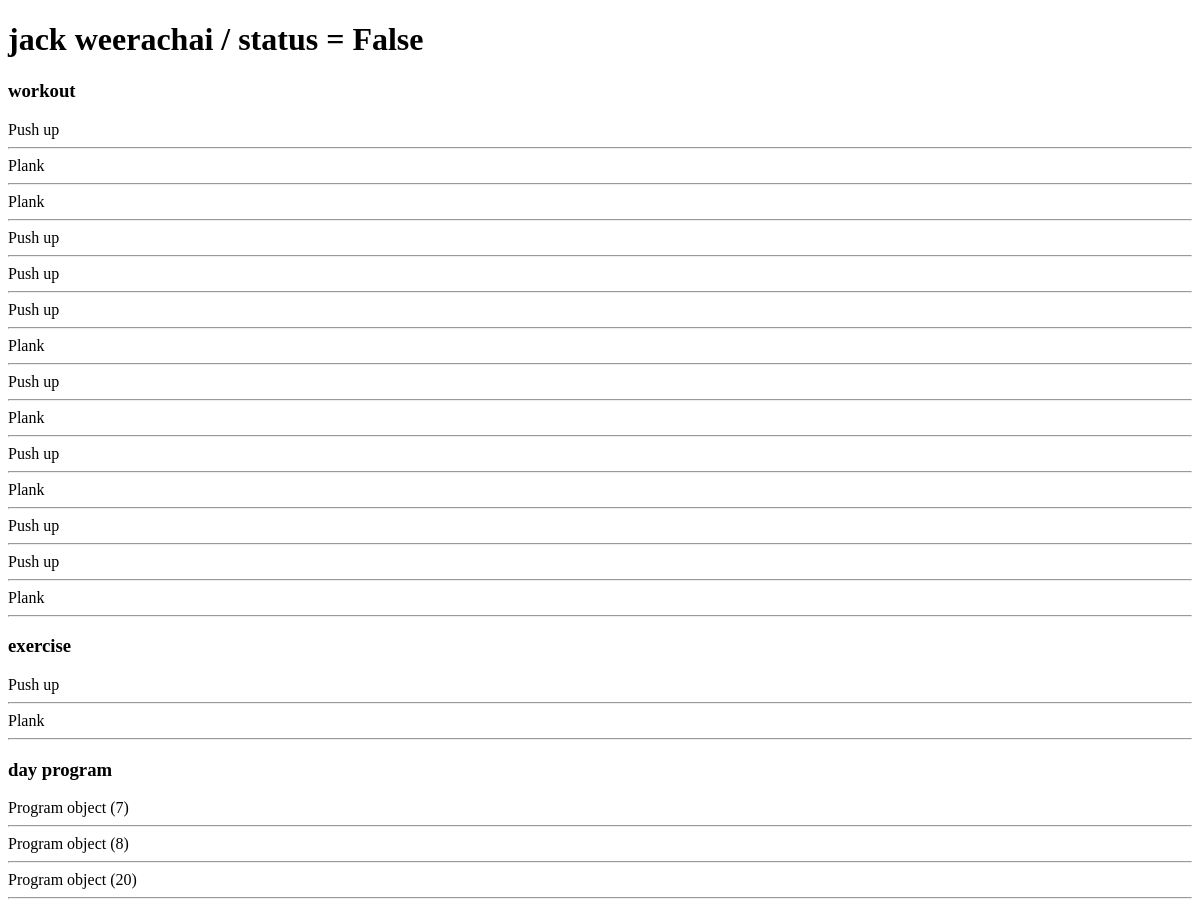
Before: /tracking/ (signed in) with the older database file.
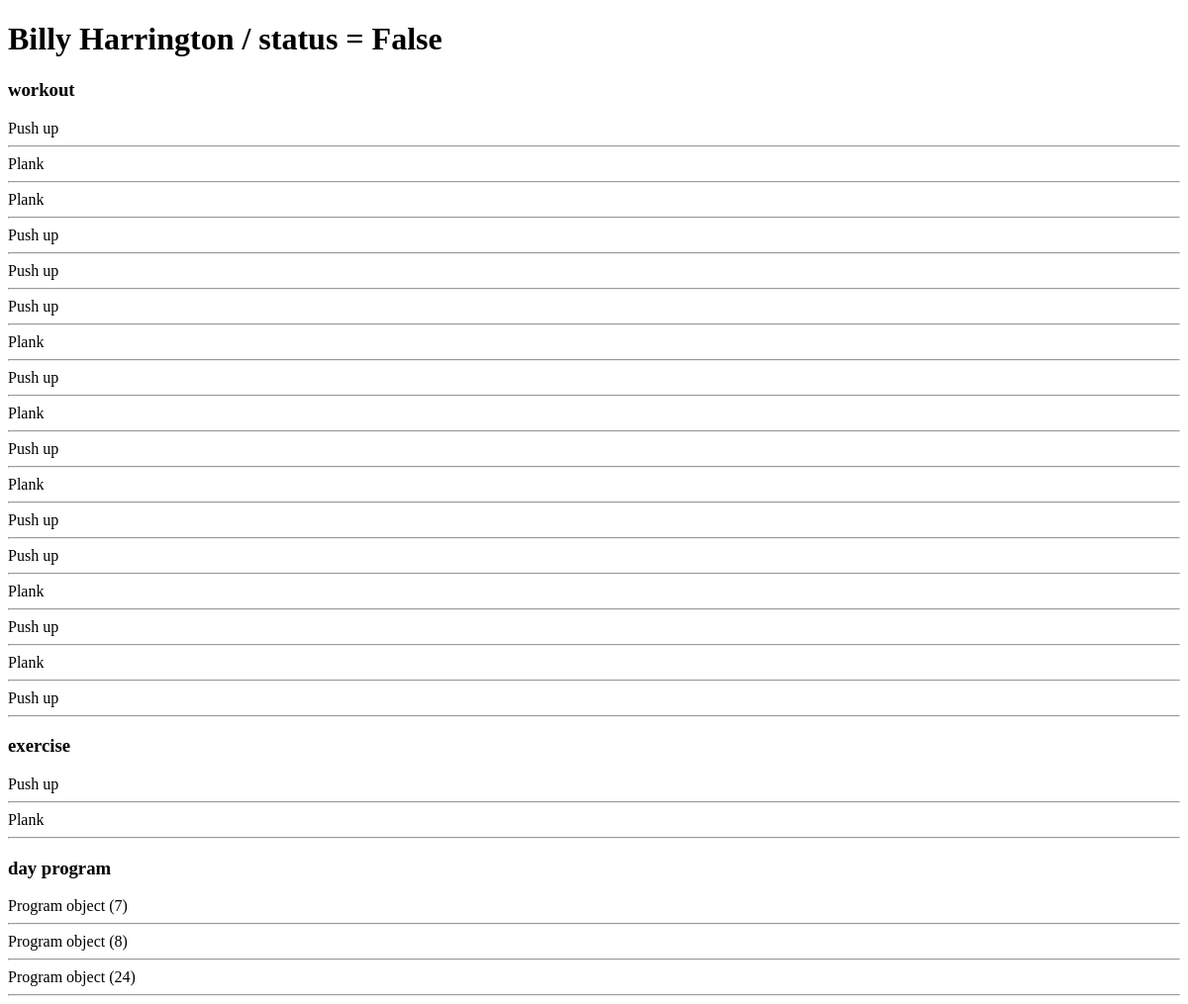
After: the same page with the newer database file.
### Tracking/models.py (models this page shows, shortened)
class Tracks(models.Model):
    start_date = models.DateField(auto_now_add=True, blank=True)
    day_program = models.ManyToManyField(Program, blank=True,related_name="daily")
    track_trainer = models.ForeignKey('Trainer.Trainer',related_name="trainer",on_delete=models.SET_NULL,blank=True,null=True)
    all_program_status = models.BooleanField(default= False)
    day = models.IntegerField(default=0)
    def __str__(self):
        return f"{self.track_trainer} / status = {self.all_program_status}"

class Workout(models.Model):
    exercise = models.ForeignKey(Exercise,on_delete=models.CASCADE,null=True)
    reps = models.PositiveIntegerField()
    sets = models.PositiveIntegerField()
    status = models.BooleanField(default=False)
    def __str__(self):
        return f"{self.exercise}"

class Exercise(models.Model):
    exercise_name = models.CharField(max_length = 100)
    parts = models.CharField(max_length = 100)
    def __str__(self):
        return f"{self.exercise_name}"

class Program(models.Model):
    start_date = models.DateTimeField(auto_now=False, auto_now_add=False)
    end_date = models.DateTimeField()
    objective = models.ManyToManyField(Workout,related_name="workout")
    day = models.IntegerField(default=0)
    status = models.BooleanField(default=False)
    enable_check = models.BooleanField(default=True)

### Trainer/models.py (models this page shows)
class Trainer(models.Model):
    user = models.OneToOneField(User, on_delete=models.CASCADE, blank=True)
    age = models.PositiveIntegerField(default=0)
    gender = models.CharField(max_length=20)
    bio = models.CharField(max_length=250, null=True)
    specialist = models.CharField(max_length=100)
    tel = models.CharField(max_length=10, null=True)
    approve = models.BooleanField(default=False)
    profile_pic = models.ImageField(null=True, blank=True, default="trainer_default_pic.jpg")
    videocall_link = models.CharField(max_length=200,null=True, blank=True)
    def __str__(self):
        return f"{self.user.first_name} {self.user.last_name}"

### Tracking/views.py (the view)
# urls.py: path("",views.index,name="workout"),
def index(request):
    if not request.user.is_authenticated:
        return HttpResponseRedirect(reverse("Users:login"))
    else:
        all_wo = Workout.objects.all()
        all_ex = Exercise.objects.all()
        all_dp = Program.objects.all()
        user = Customer.objects.get(user=request.user)
        userTrack = get_object_or_404(Tracks,tracks_owner = user)
        return render(request, "tracking/program.html", {
            "all_wo": all_wo,
            "all_ex": all_ex,
            "all_dp": all_dp,
            "userTrack": userTrack,
        })

### Tracking/templates/tracking/program.html (shortened to what this page needs)
<!DOCTYPE html>
<html>
    <head>
        <h1>{{  userTrack }}</h1>
    </head>
    <body>
        <h3>workout</h3>
        {% for i in all_wo %}
        <a>{{ i }}</a>
        <hr>
        {% endfor %}
        <h3>exercise</h3>
        {% for i in all_ex %}
        <a>{{ i }}</a>
        <hr>
        {% endfor %}
        <h3>day program</h3>
        {% for i in all_dp %}
        <a>{{ i }}</a>
        <hr>
        {% endfor %}
    </body>
</html>

Changed rows visible on the page:
removed Tracks: track_trainer+all_program_status "jack weerachai / status = False"
removed Program: id "Program object (20)"
added Tracks: track_trainer+all_program_status "Billy Harrington / status = False"
added Workout: exercise.exercise_name "Push up"
added Workout: exercise.exercise_name "Plank"
added Workout: exercise.exercise_name "Push up"
added Program: id "Program object (24)"
